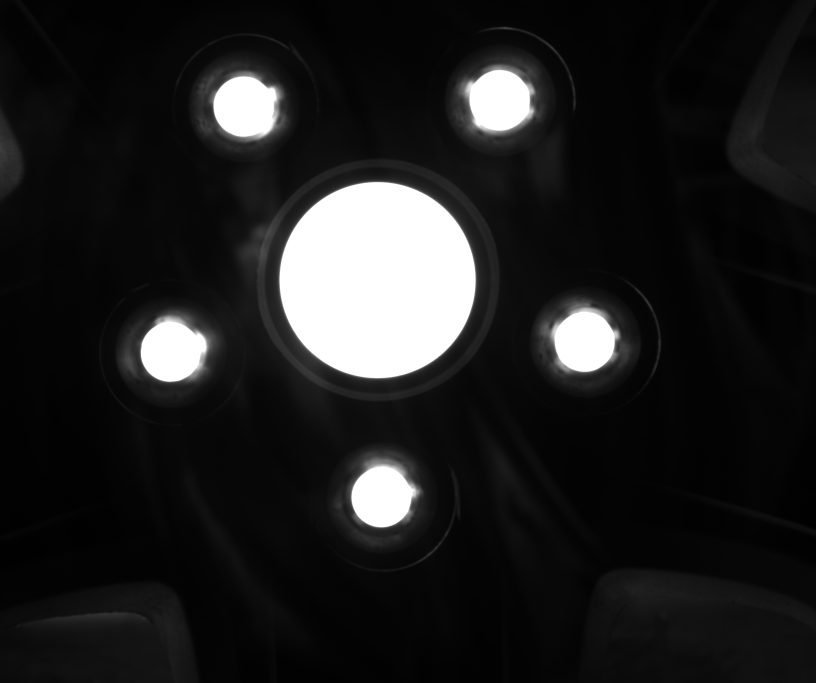
#> input picture Images/Image1.png, 2448 x 2048 px (shown at 1/3 size)
$ python circle_detection.py Images/Image1.png
#> lines starting #> are read from the running program, lines starting #| are printed output that depends on the picture; after the words box and inside, x2 and y2 are one past the last pixel; in counts of white or black regions, pixels touching at a corner belong together
import cv2
import numpy as np
import sys
import os

def circle_detect(img_path):
    '''
    Bu kod, terminal üzerinden circle detection dosyasını çalıştırmak için yazılmıştır.

    dp=1, #dp: çözünürlük oranı.
    minDist=200, #minDist: algılanabilecek daireler arasındaki minimum mesafe.
    param1=255, # param1: Canny Edge Detector için üst eşik değeri.
    param2=20, # param2: dairesel merkezlerin tespiti için eşik değeri.
    minRadius=50, # minRadius: algılanacak dairelerin minimum yarıçapı.
    maxRadius=5000 # maxRadius: algılanacak dairelerin maksimum yarıçapı.
    '''
#> called with img_path = 'Images/Image1.png'

    image_path = img_path # Görselin Path'ini alıyoruz.
    image = cv2.imread(image_path, cv2.IMREAD_COLOR) # Path üzerinden görseli okuyoruz.
#> image is the input picture: shape (2048, 2448, 3); min 1, max 255, mean 31.4
    gray = cv2.cvtColor(image, cv2.COLOR_BGR2GRAY) # Görseli Grayscale olarak convert ediyoruz.
    edges = cv2.Canny(gray, threshold1=254, threshold2=255) # Edge Detection için Canny yöntemini kullanıyoruz. threshold1: kenar olarak kabul edilen zayıf piksel değerlerinin alt sınırı, threshold2: kenar olarak kabul edilen güçlü piksel değerlerinin üst sınırı.
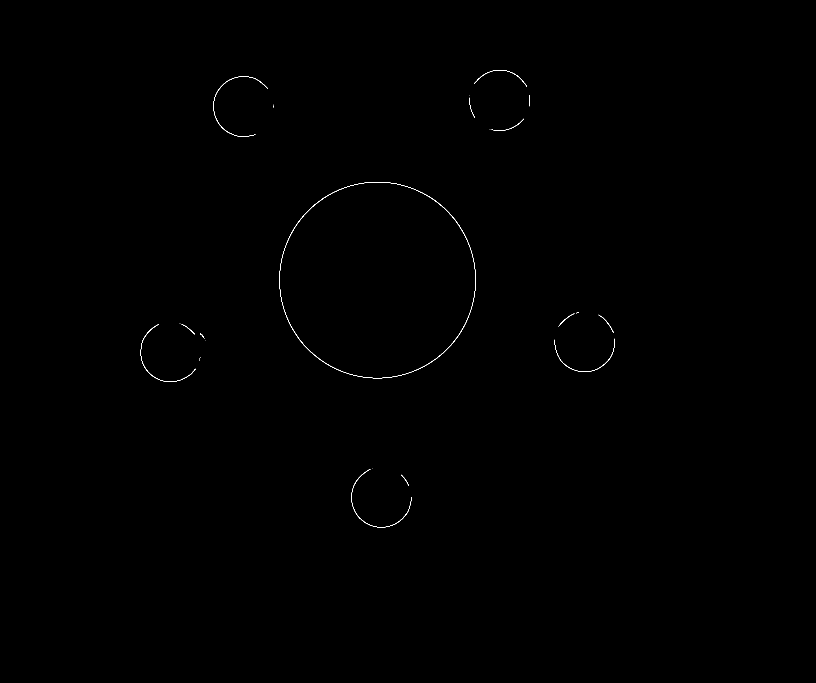
#> edges: shape (2048, 2448) (shown at 1/3 size); 0.09% white in thin lines or dots, all inside (x1, y1, x2, y2) = (422, 210, 1844, 1582)

    # Morfolojik işlemler uygulayarak bir maskeye dönüştürüyoruz.
    # kernel: morfolojik işlemler için kullanılan kernel, burada 5x5 boyutunda bir matris. Çünkü yüksek çözünürlüklü görseller için 5x5 matris kullanabiliriz. Yoksa 3x3 kullanmalıydık.
    kernel = np.ones((5, 5), np.uint8)
    closed_mask = cv2.morphologyEx(edges, cv2.MORPH_CLOSE, kernel, iterations=4) # cv2.MORPH_CLOSE, morfolojik kapanma işlemi olarak bilinir. Kenarların içerisindeki küçük boşlukları doldurur. iterations: işlemi kaç kez tekrarlayacağını belirler, burada 4 kez tekrarlıyoruz.

    circles = cv2.HoughCircles( #Hough Dönüşümü ile daireleri algılıyoruz.
        closed_mask,
        cv2.HOUGH_GRADIENT,
        dp=1,
        minDist=200,
        param1=255,
        param2=20,
        minRadius=50,
        maxRadius=5000
    )
#> circles = [[1133.5, 840.5, 294.4], [1143.5, 1491.5, 90.4], [510.5, 1055.5, 90.2], [1498.5, 301.5, 90.5], [730.5, 318.5, 91.2], [1752.5, 1023.5, 90.5]]

    if circles is not None: # Eğer daireler algılandıysa, her bir daireyi çiziyoruz ve yarıçap bilgisini yazdırıyoruz.
        circles = np.uint16(np.around(circles))
#> circles = [[1134, 840, 294], [1144, 1492, 90], [510, 1056, 90], [1498, 302, 90], [730, 318, 91], [1752, 1024, 90]]
        for circle in circles[0, :]:
            cv2.circle(image, (circle[0], circle[1]), circle[2], (0, 255, 0), 2)
            cv2.circle(image, (circle[0], circle[1]), 2, (0, 0, 255), 3)

            radius_info = f"Radius: {circle[2]}"
            text_size = cv2.getTextSize(radius_info, cv2.FONT_HERSHEY_SIMPLEX, 0.5, 2)[0]
            text_x = circle[0] - text_size[0] // 2
            text_y = circle[1] + circle[2] + text_size[1] + 5
            cv2.putText(image, radius_info, (text_x, text_y), cv2.FONT_HERSHEY_SIMPLEX, 0.5, (255, 255, 255), 2)
#> this loop made 6 passes
#> (circle, radius_info, text_size, text_x, text_y) on passes 1 to 6: ([1134, 840, 294], 'Radius: 294', (96, 12), 1086, 1151), ([1144, 1492, 90], 'Radius: 90', (86, 12), 1101, 1599), ([510, 1056, 90], 'Radius: 90', (86, 12), 467, 1163), ([1498, 302, 90], 'Radius: 90', (86, 12), 1455, 409), ([730, 318, 91], 'Radius: 91', (86, 12), 687, 426), ([1752, 1024, 90], 'Radius: 90', (86, 12), 1709, 1131)

    # Sonunda, detect edilen daireler ile görüntüyü kaydediyoruz ve bununla ilgili kullanıcıyı bilgilendiriyoruz.
    output_path = os.path.splitext(image_path)[0] + '_output.jpg'
    cv2.imwrite(output_path, image)
    cv2.imshow("Result", image)
    print(f"Press any key to exit.")
    cv2.waitKey(0)
    cv2.destroyAllWindows()
    print(f"Result image saved at: {output_path}")


def main():
    if (len(sys.argv) < 2):
        print("Usage of this code: python3 circle_detection.py <image_path>")
        sys.exit(1)
    else:
        if len(sys.argv[1]) <= 2:
            print("Usage of this code: python3 circle_detection.py <image_path>")
            sys.exit(1)
        else:
            image = sys.argv[1]
            circle_detect(image)


    if len(sys.argv) < 2:
        print("Kullanım: python3 circle_detection.py <label_folder>")
        sys.exit(1)


if __name__ == "__main__":
    main()
